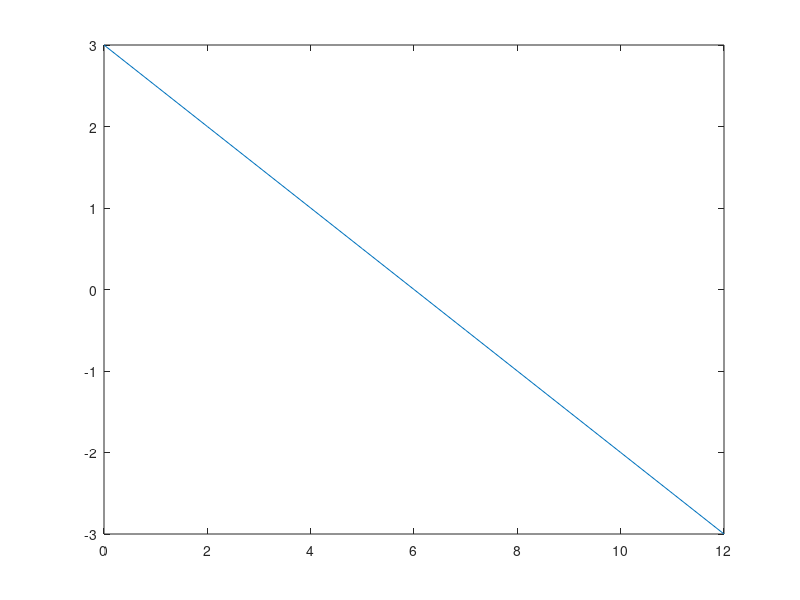

Write MATLAB code to recreate this figure.
%question 3
M=[4 2 3; 2 6 7; 3 1 8]
sort(M,2)

%question 4
x=0:12
y=(12-2 *x )/4
plot(x,y)

%question 5
A=[2 4;3 2]
B=[12;12]
X=inv(A)*B